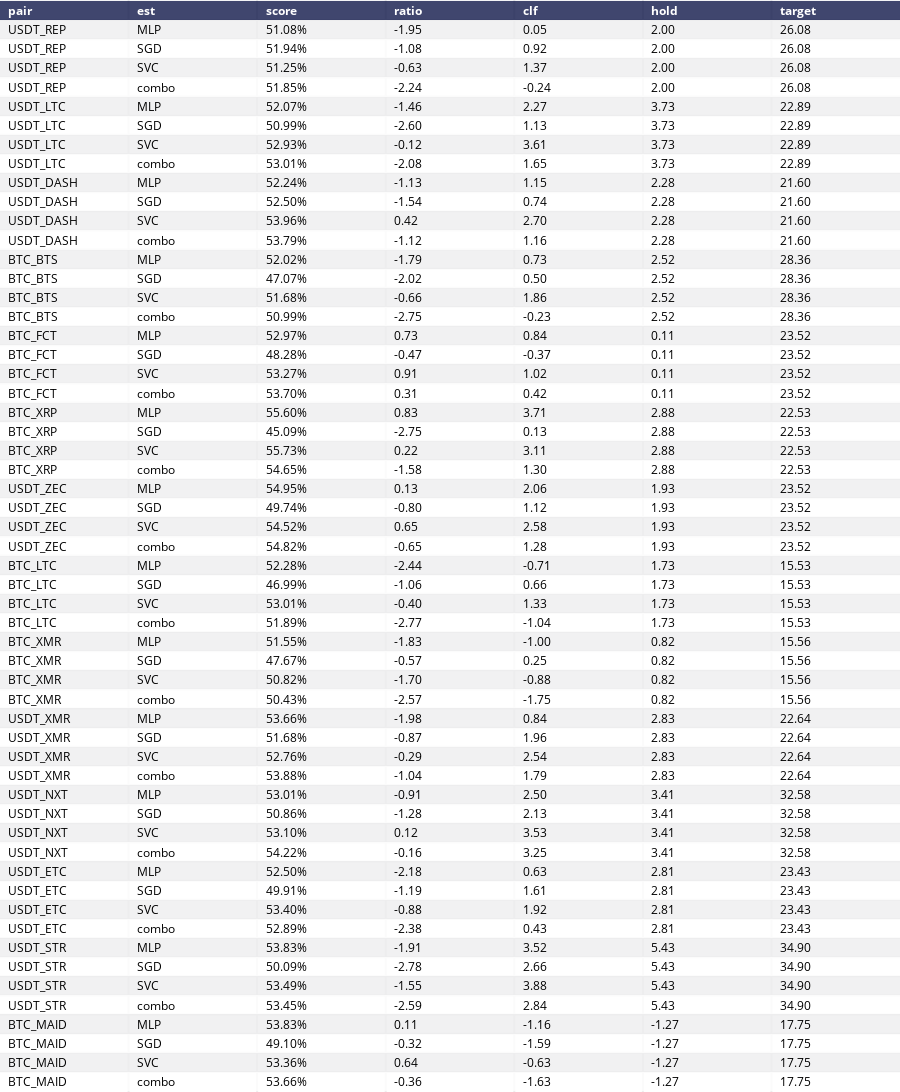

The code cell stored with this chart in its notebook:
### Markdown cell above
We get the results for every trading pair and optimized estimator. We display these results in a table too huge to be useful. We hope to condense this information into a more useful format and/or incorporate sortable tables.

Apart from the percentage score our numbers are all in log scale. The ratio column represents the performace of our classifier versus holding. A positive or negative ratio indicates how much our classifier performs better or worse (resp.) than holding.

We tacked on a combo strategy that buys or sells according to the "votes" of our classifiers.

### Code cell
%%time
results = pd.DataFrame(columns=['pair','est','score','ratio','clf','hold','target'])

for pair in tstPairs:
    dfs[pair]['df'].loc[:,'combo'] = [0 for i in range( len( dfs[pair]['df'].index ) ) ]
    for est in ests:
        dfs[pair]['df'], result = getResult( pair, est, ests[est]['clf'] , dfs[pair]['df'], dfs[pair]['base'])
        dfs[pair]['df']['combo'] +=  dfs[pair]['df']['clf']
        results = results.append(result,ignore_index=True)
        
    dfs[pair]['df']['combo'] = [ ( 1 if len(ests) / 2.0 < dfs[pair]['df']['combo'].iloc[i] else 0 ) for i in range( len(dfs[pair]['df'].index) ) ] 
    result['score'] = '{:.2f}%'.format( 100 * ( len( dfs[pair]['df'].iloc[max(mas):-2] ) - ( ( dfs[pair]['df']['combo'].iloc[max(mas):-2] + dfs[pair]['df']['target'].iloc[max(mas):-2] ) % 2 ).sum() ) / len( dfs[pair]['df'].iloc[max(mas):-2] ) )
    dfs[pair]['df']['combo'] = np.log(getValues(dfs[pair]['df']['price'],dfs[pair]['df']['combo']))   
    result['est']='combo'
    result['clf'] = '{:.2f}'.format(dfs[pair]['df']['combo'].iloc[-2])
    result['ratio'] = '{:.2f}'.format(np.log( np.exp(float(result['clf'])) / np.exp(float(result['hold'])) ))
    results = results.append(result,ignore_index=True)        

iplot( ff.create_table(results) )
